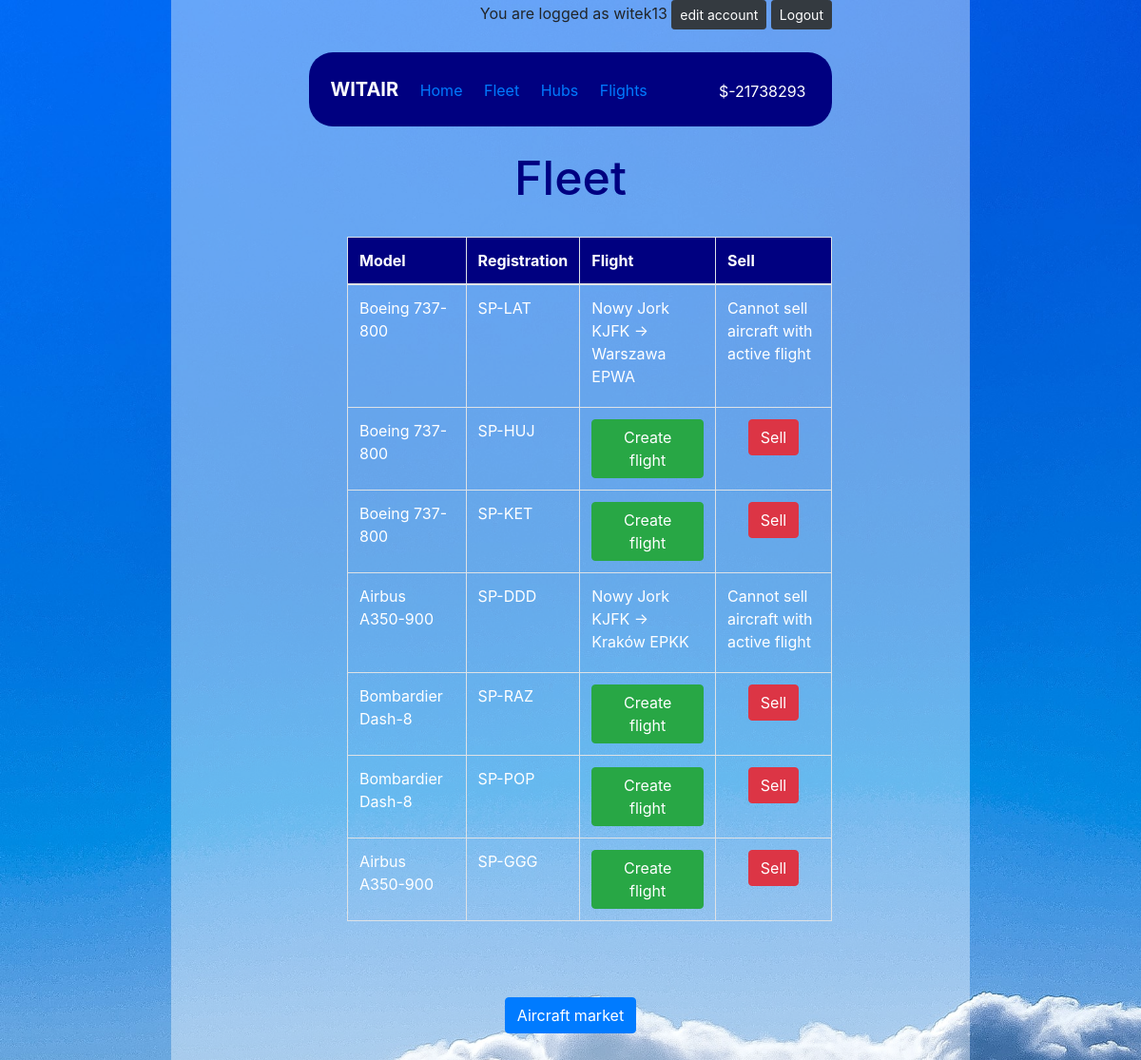
The app's page /main/fleet (signed in) with its own data.
### registration/models.py (models this page shows, shortened)
class Airline(models.Model):
    user = models.OneToOneField(User, on_delete=models.CASCADE, null=True)
    name = models.CharField(verbose_name='Airline name', max_length=200, null=True)
    budget = models.IntegerField(default=3000000)
    carried_passengers = models.IntegerField(default=0)
    completed_flights = models.IntegerField(default=0)

### main/models.py (models this page shows, shortened)
class Plane(models.Model):
    plane_id = models.AutoField(primary_key=True)
    type = models.CharField(max_length=20)
    airline_id = models.ForeignKey('registration.Airline', on_delete=models.CASCADE)
    seats = models.IntegerField()
    range = models.IntegerField()
    registration = models.CharField(max_length=6)

class Flight(models.Model):
    flight_id = models.AutoField(primary_key=True)
    plane_id = models.OneToOneField(Plane, verbose_name='Aircraft', on_delete=models.CASCADE)
    departure_airport = models.ForeignKey(Airport, verbose_name='Departure airport', on_delete=models.CASCADE, related_name="departure")
    arrival_airport = models.ForeignKey(Airport, verbose_name='Arrival airport', on_delete=models.CASCADE, related_name="arrival")
    arrival_time = models.DateTimeField(null=True)

class Airport(models.Model):
    airport_id = models.AutoField(primary_key=True)
    city = models.CharField(max_length=20)
    code = models.CharField(max_length=4)
    popularity = models.IntegerField()
    longtitude = models.IntegerField(default=0)
    latitude = models.IntegerField(default=0)

### main/views.py (the view)
# urls.py: path('fleet', views.fleet, name="fleet"),
@login_required
def fleet(request):
    return render(request, "main/fleet.html")

### templates/main/fleet.html
{% extends 'main/home.html' %}
{% load main_tags %}
{% block content2 %}
    {% load static %}
    <center>
        <h1>Fleet</h1>
        {% if user.airline.plane_set.all.count == 0 %}
            <center>
                <b>You don't have any aircrafts yet</b><br><br>
                <a href="aircraftmarket" class="btn btn-primary">Buy first aircraft</a><br><br>
            </center>
        {% else %}
            <center>
                <ul>
                    <table class="table table-hover table-bordered">
                      <thead>
                        <tr>
                            <label><th scope="col">Model</th>
                            <th scope="col">Registration</th></label>
                            <th scope="col">Flight</th>
                            <th scope="col">Sell</th>
                        </tr>
                      </thead>
                      <tbody>
                      {% for plane in user.airline.plane_set.all %}
                          <tr>
                              <td><label>{{ plane.type }}</label></td>
                              <td><label>{{ plane.registration }}</label></td>
                              {% if plane.flight %}
                                    <td><label>{{ plane.flight.departure_airport.city }} {{ plane.flight.departure_airport.code }} -> {{ plane.flight.arrival_airport.city }} {{ plane.flight.arrival_airport.code }}</label></td>
                                    <td><label>Cannot sell aircraft with active flight</label></td>
                              {% else %}
                                    <td><center><a href="createflight/{{ plane.plane_id }}" class="btn btn-success">Create flight</a></center></td>
                                    <td><center><a href="fleet/sellaircraft/{{ plane.plane_id }}" class="btn btn-danger">Sell</a></center></td>
                              {% endif %}
                          </tr>
                      {% endfor %}
                      </tbody>
                    </table>
                    <br><br>
                </ul>
                <a href="aircraftmarket" class="btn btn-primary">Aircraft market</a><br><br>
                <br><br><br><br><br><br><br><br><br><br><br><br><br><br><br><br><br><br>
            </center>
        {% endif %}
    </center>
{% endblock %}

### templates/main/home.html (shortened to what this page needs)
{% extends 'registration/base.html' %}
{% block content %}
    {% load main_tags %}
    {% if user.is_authenticated %}
        <div class="userinfo">
               You are logged as {{ user.username }}  <a href="/" class="btn btn-dark btn-sm">edit account</a> <a href="/logout" class="btn btn-dark btn-sm">Logout</a>
        </div>
        <br>
        <div class="upperbar">
        <br>
            <b>{{ user.airline.name }}</b>&nbsp;&nbsp;&nbsp;&nbsp;
            <a href="/main">Home</a>&nbsp;&nbsp;&nbsp;&nbsp;
            <a href="/main/fleet">Fleet</a>&nbsp;&nbsp;&nbsp;&nbsp;
            <a href="/main/hubs">Hubs</a>&nbsp;&nbsp;&nbsp;&nbsp;
            <a href="/main/flights">Flights</a>&nbsp;&nbsp;&nbsp;&nbsp;
            <label class="alignright">${{ user.airline.budget }}</label>
            <br><br>
        </div>
        <br>
        {% block content2 %}{% endblock %}
    {% endif %}
{% endblock %}

### templates/registration/base.html (shortened to what this page needs)
<!DOCTYPE html>
<html lang="en">
<head>
            background-image: {% load static %} url('{% static "registration/media/main_background.jpg" %}');
    {% load static %}
    <link rel="stylesheet" href="https://stackpath.bootstrapcdn.com/bootstrap/4.3.1/css/bootstrap.min.css">
</head>
<body>
    <div class="main">
        <div class="row justify-content-center">
            <div class="col-8">
                {% block content %}
                {% endblock %}
            </div>
        </div>
    </div>
</body>
</html>

### templates/main/home.html (style rules this page uses)
div.userinfo { text-align: right; }
div.upperbar { border-radius: 25px; background-color: navy; }
.alignright { float: right; margin-right: 5%; margin-top: 5px; }
th { background-color: navy; color: white; }

### records on screen
Plane: type "Boeing 737-800", registration "SP-LAT", flight.departure_airport.city "Nowy Jork", flight.departure_airport.code "KJFK", flight.arrival_airport.city "Warszawa", flight.arrival_airport.code "EPWA"
Plane: type "Boeing 737-800", registration "SP-HUJ"
Plane: type "Boeing 737-800", registration "SP-KET"
Plane: type "Airbus A350-900", registration "SP-DDD", flight.departure_airport.city "Nowy Jork", flight.departure_airport.code "KJFK", flight.arrival_airport.city "Kraków", flight.arrival_airport.code "EPKK"
Plane: type "Bombardier Dash-8", registration "SP-RAZ"
Plane: type "Bombardier Dash-8", registration "SP-POP"
Plane: type "Airbus A350-900", registration "SP-GGG"

### other values on screen
{{ user.username }} "witek13"
{{ user.airline.name }} "WITAIR"
{{ user.airline.budget }} "-21738293"
